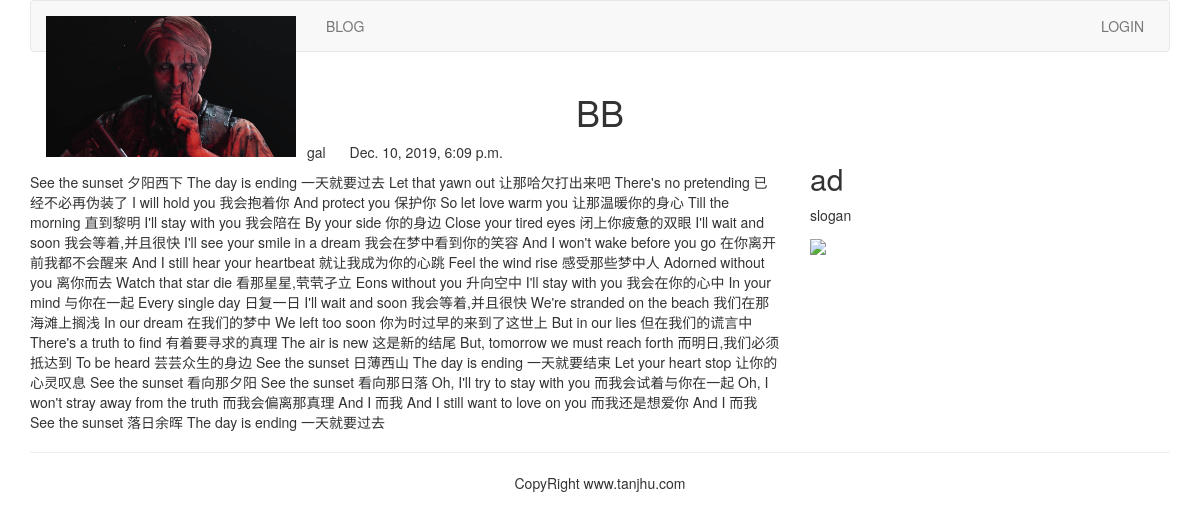
The app's page /blog/2/ with its own data.
### blog/models.py (models this page shows, shortened)
class BlogArticles(models.Model):
    title = models.CharField(max_length=300)
    author = models.ForeignKey(User,on_delete=models.CASCADE,related_name='blog_posts')
    body = models.TextField()
    publish = models.DateTimeField(default=timezone.now)
    class Meta:
        ordering = ('-publish',)

### blog/views.py (the view)
# urls.py: path('<int:article_id>/',views.blog_article,name='blog_article'),
def blog_article(request,article_id):
    article = get_object_or_404(BlogArticles,id=article_id)
    pub = article.publish
    return render(request,'blog/content.html',{'article':article,'publish':pub })

### templates/blog/content.html (shortened to what this page needs)
{% extends 'base.html' %}
{% block content %}
<div class='row text-center vertical-middle-sm'>
    <h1>{{ article.title }}</h1>
</div>
<div class='row'>
    <div class='col-xs-12 col-md-8'>
        <p class='text-center'><span>{{ article.author.username }}
            </span><span style='margin-left:20px'>{{ publish }}</span>
        </p>
<div>{{ article.body }}</div>
</div>
    <div class='col-xs-6 col-md-4'>
        <h2> ad </h2>
        <p> slogan </p>
        <img width='918px' src='https://www.3dmgame.com/uploads/allimg/160616/317-160616143428.jpg'>
        </div>
    </div>
    {% endblock %}

### records on screen
BlogArticles: title "BB", author.username "gal", publish "Dec. 10, 2019, 6:09 p.m.", body "See the sunset 夕阳西下 The day is ending 一天就要过去 Let that yawn out 让那哈欠打出来吧 There's no pretending 已经不必再伪装了 I will hold you 我会抱着你 And protect you 保护你 So let love warm you 让那温暖你的身心 Till the morning 直到黎明 I'll stay with you 我会陪在 By your side 你的身边 Close your tired eyes 闭上你疲惫的双眼 I'll wait and soon 我会等着,并且很快 I'll see your smile in a dream 我会在梦中看到你的笑容 And I won't wake before you go 在你离开前我都不会醒来 And I still hear your heartbeat 就让我成为你的心跳 Feel the wind rise 感受那些梦中人 Adorned without you 离你而去 Watch that star die 看那星星,茕茕孑立 Eons without you 升向空中 I'll stay with you 我会在你的心中 In your mind 与你在一起 Every single day 日复一日 I'll wait and soon 我会等着,并且很快 We're stranded on the beach 我们在那海滩上搁浅 In our dream 在我们的梦中 We left too…"
